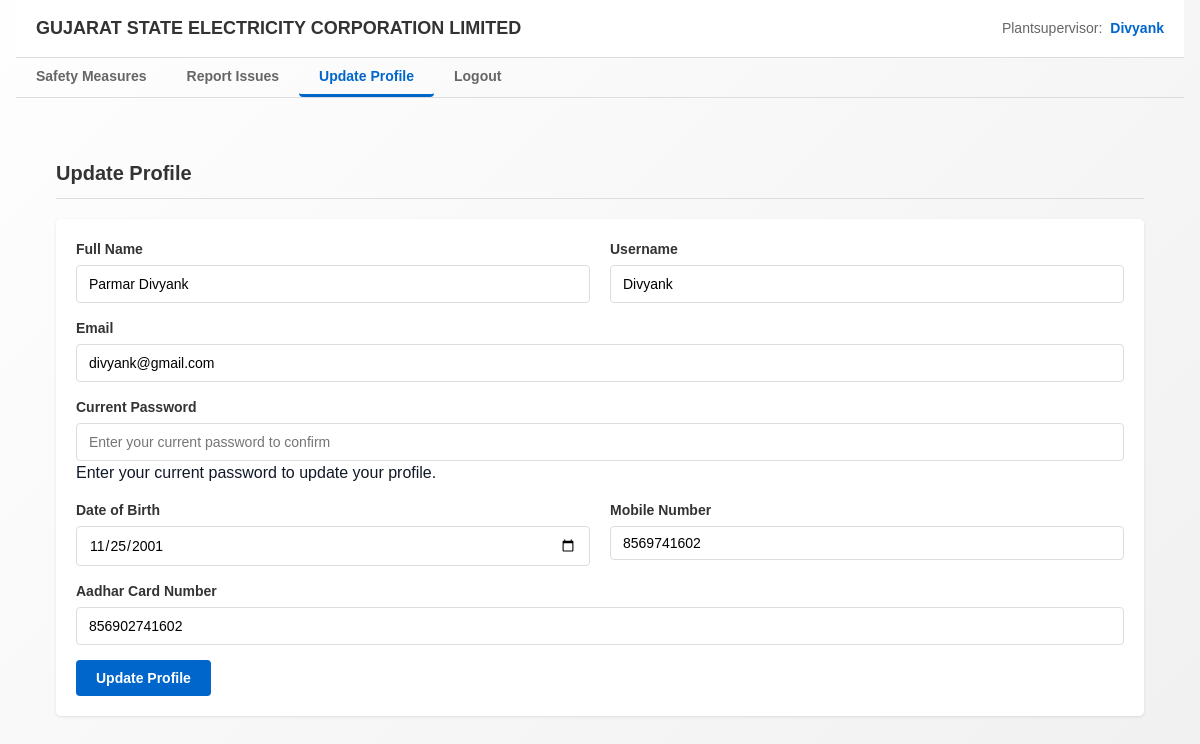
/update_profile_plant.php (signed in), run on the app's committed database.
### tables this page shows
CREATE TABLE `signup_table` (
  `id` int(11) NOT NULL,
  `full_name` varchar(100) DEFAULT NULL,
  `username` varchar(50) DEFAULT NULL,
  `email` varchar(100) DEFAULT NULL,
  `password` varchar(255) DEFAULT NULL,
  `dob` date DEFAULT NULL,
  `mobile_number` varchar(15) DEFAULT NULL,
  `aadhar_number` varchar(12) DEFAULT NULL,
  `role` varchar(50) DEFAULT NULL,
  `approved` varchar(10) DEFAULT NULL,
  `registration_time` date DEFAULT NULL
);

### update_profile_plant.php (the view, shortened to what this page needs)
<?php
include('dbconnect.php');
$current_user = $_SESSION['username'] ?? '';
$user_role = $_SESSION['role'] ?? '';
$full_name = $email = $dob = $mobile_number = $aadhar_number = '';
if (!empty($current_user)) {
    $query = "SELECT full_name, email, password, dob, mobile_number, aadhar_number
              FROM signup_table
              WHERE username = ?";
    $stmt = mysqli_prepare($con, $query);
    mysqli_stmt_bind_param($stmt, "s", $current_user);
    mysqli_stmt_execute($stmt);
    $result = mysqli_stmt_get_result($stmt);
    if (mysqli_num_rows($result) > 0) {
        $user = mysqli_fetch_assoc($result);
        $full_name = $user['full_name'] ?? '';
        $email = $user['email'] ?? '';
        $dob = $user['dob'] ?? '';
        $mobile_number = $user['mobile_number'] ?? '';
        $aadhar_number = $user['aadhar_number'] ?? '';
    } else {
        $error_message = "User not found.";
    }
}
?>
<!DOCTYPE html>
<html lang="en">
<head>
    <link rel="stylesheet" href="style2.css">
</head>
<body>
    <div class="container">
        <header>
            <div class="company-name">GUJARAT STATE ELECTRICITY CORPORATION LIMITED</div>
            <div class="user-info">Plantsupervisor: <span>
                <?php echo htmlspecialchars($current_user); ?>
            </span></div>
        </header>
        <div class="tab-container">
            <div class="tab-nav">
                <button class="tab-btn" onclick="window.location.href='safetymeasure.php'">Safety Measures</button>
                <button class="tab-btn" onclick="window.location.href='reportissue.php'">Report Issues</button>
                <button class="tab-btn active" onclick="window.location.href='update_profile_plant.php'">Update Profile</button>
                <button class="tab-btn" onclick="window.location.href='logout.php'">Logout</button>
            </div>
            <div class="tab-content active">
                <div class="content">
                    <h2 class="section-title">Update Profile</h2>
                        <div class="form-container">
                            <?php if ($user_role === 'Plant Supervisor'): ?>
                                <form method="POST" action="">
                                    <div class="form-row">
                                        <div class="form-col">
                                            <div class="form-group">
                                                <label for="full-name">Full Name</label>
                                                <input type="text" class="form-control" id="full-name" name="full_name" value="<?php echo htmlspecialchars($full_name); ?>" required>
                                            </div>
                                        </div>
                                        <div class="form-col">
                                            <div class="form-group">
                                                <label for="username">Username</label>
                                                <input type="text" class="form-control" id="username" name="username" value="<?php echo htmlspecialchars($current_user); ?>" readonly required>
                                            </div>
                                        </div>
                                    </div>
                                    <div class="form-group">
                                        <label for="email">Email</label>
                                        <input type="email" class="form-control" id="email" name="email" value="<?php echo htmlspecialchars($email); ?>" required>
                                    </div>
                                    <div class="form-group">
                                        <label for="password">Current Password</label>
                                        <input type="password" class="form-control" id="password" name="password" placeholder="Enter your current password to confirm" required>
                                        <div class="description">Enter your current password to update your profile.</div>
                                    </div>
                                    <div class="form-row">
                                        <div class="form-col">
                                            <div class="form-group">
                                                <label for="dob">Date of Birth</label>
                                                <input type="date" class="form-control" id="dob" name="dob" value="<?php echo htmlspecialchars($dob); ?>"  required>
                                            </div>
                                        </div>
                                        <div class="form-col">
                                            <div class="form-group">
                                                <label for="mobile-number">Mobile Number</label>
                                                <input type="tel" class="form-control" id="mobile-number" name="mobile_number" value="<?php echo htmlspecialchars($mobile_number); ?>" pattern="[6-9]{1}[0-9]{9}" maxlength="10" required>
                                            </div>
                                        </div>
                                    </div>
                                    <div class="form-group">
                                        <label for="aadhar-number">Aadhar Card Number</label>
                                        <input type="text" class="form-control" id="aadhar-number" name="aadhar_number" value="<?php echo htmlspecialchars($aadhar_number); ?>" pattern="[0-9]{12}" maxlength="12" required>
                                    </div>
                                    <button type="submit" name="update_profile">Update Profile</button>
                                </form>
                            <?php else: ?>
                                <div class="error-message">Only Plant Supervisors can update profile data. Please contact your administrator if you need to make changes.</div>
                            <?php endif; ?>
                        </div>
                    </div>
                </div>
            </div>
        </div>
</body>
</html>

### style2.css (style rules this page uses)
* { margin: 0; padding: 0; box-sizing: border-box; font-family: Arial, sans-serif; }
body { background-color: #f9fafb; color: #111827; line-height: 1.5; }
.container { width: 100%; max-width: 1280px; margin: 0 auto; padding: 0 1rem; }
header { background-color: white; border-bottom: 1px solid #e5e7eb; padding: 1rem 0; }
.user-info { display: flex; align-items: center; gap: 0.5rem; }
.section-title { font-size: 1.25rem; font-weight: 600; margin-bottom: 1rem; }
.form-group { margin-bottom: 1.5rem; }
.tab-content { padding: 20px; }
h1, h2, h3, h4, h5, h6 { color: #333; margin-bottom: 15px; }
h2 { font-size: 24px; font-weight: bold; }
.section-title { font-size: 22px; color: #333; margin-bottom: 20px; padding-bottom: 15px; border-bottom: 2px solid #0066cc; }
.form-group { margin-bottom: 20px; }
label { display: block; margin-bottom: 8px; font-weight: bold; color: #333; font-size: 14px; }
input[type="text"], input[type="email"], input[type="password"], input[type="number"], input[type="date"], input[type="time"], textarea, select { width: 100%; padding: 10px 12px; border: 1px solid #ddd; border-radius: 4px; font-size: 14px; font-family: Arial, sans-serif; transition: border-color 0.3s ease; }
button, .btn, input[type="submit"], input[type="reset"] { padding: 10px 20px; border: none; border-radius: 4px; font-size: 14px; font-weight: bold; cursor: pointer; transition: all 0.3s ease; text-decoration: none; display: inline-block; }
.btn-primary, button, input[type="submit"] { background-color: #0066cc; color: white; }

### update_profile_plant.php (style rules this page uses)
* { margin: 0; padding: 0; box-sizing: border-box; font-family: Arial, sans-serif; }
body { background-color: #f5f5f5; }
.container { width: 100%; max-width: 1280px; min-height: 100vh; margin: 0 auto; background: linear-gradient(135deg, rgba(255,255,255,0.9) 0%, rgba(240,240,240,0.9) 100%); padding: 0 1rem; }
header { background-color: #fff; padding: 15px 20px; border-bottom: 1px solid #ddd; display: flex; justify-content: space-between; align-items: center; }
.company-name { font-size: 18px; font-weight: bold; color: #333; }
.user-info { font-size: 14px; color: #666; }
.user-info span { color: #0066cc; font-weight: bold; }
.content { flex: 1; padding: 20px; max-width: 1200px; margin: 0 auto; }
.section-title { font-size: 20px; color: #333; margin-bottom: 20px; padding-bottom: 10px; border-bottom: 1px solid #ddd; }
.form-group { margin-bottom: 15px; }
.form-group label { display: block; margin-bottom: 5px; font-weight: bold; color: #333; }
.form-control { width: 100%; padding: 8px 12px; border: 1px solid #ddd; border-radius: 4px; font-size: 14px; }
.form-row { display: flex; margin: 0 -10px; }
.form-col { flex: 1; padding: 0 10px; }
.tab-container { margin-bottom: 30px; }
.tab-nav { display: flex; border-bottom: 1px solid #ddd; margin-bottom: 20px; }
.tab-btn { padding: 10px 20px; background: none; border: none; border-bottom: 3px solid transparent; cursor: pointer; font-weight: bold; color: #666; }
.tab-btn.active { color: #0066cc; border-bottom-color: #0066cc; }
.tab-content { display: none; }
.tab-content.active { display: block; }
.form-container { background-color: #fff; padding: 20px; border-radius: 5px; box-shadow: 0 1px 3px rgba(0,0,0,0.1); margin-bottom: 30px; }

### data on the page
signup_table: full_name "Parmar Divyank", email "divyank@gmail.com", dob "11/25/2001", mobile_number "8569741602", aadhar_number "856902741602"

### other printed values
$current_user "Divyank"
